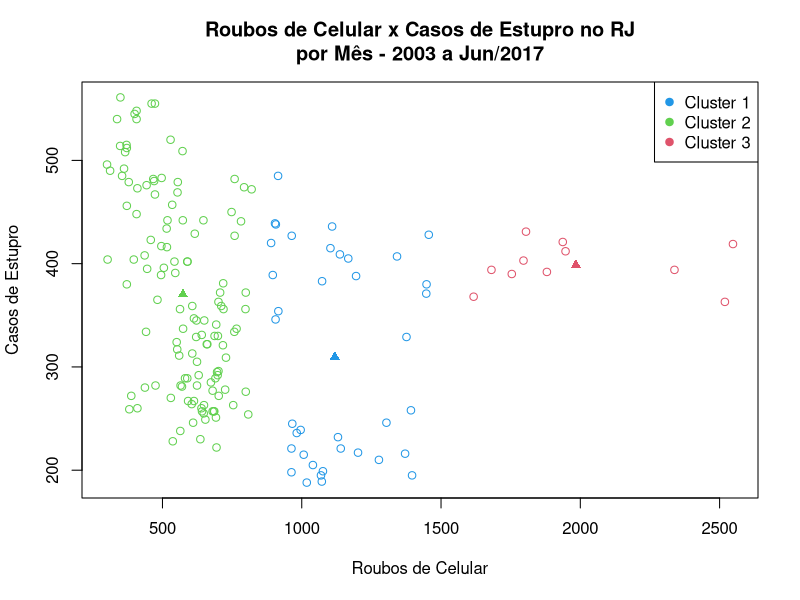
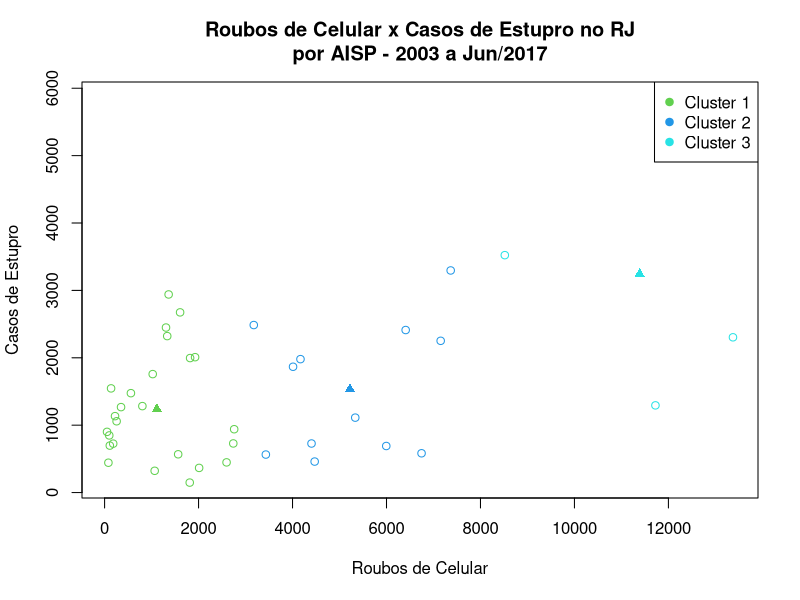
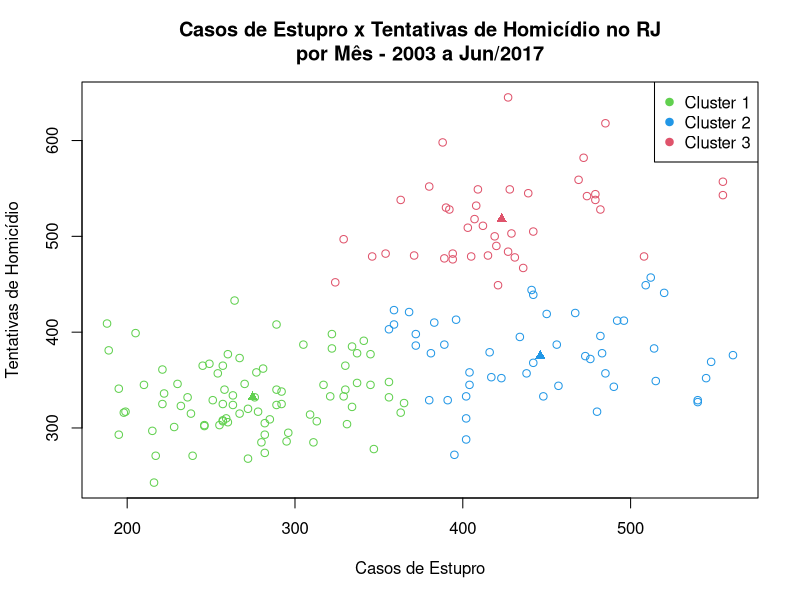
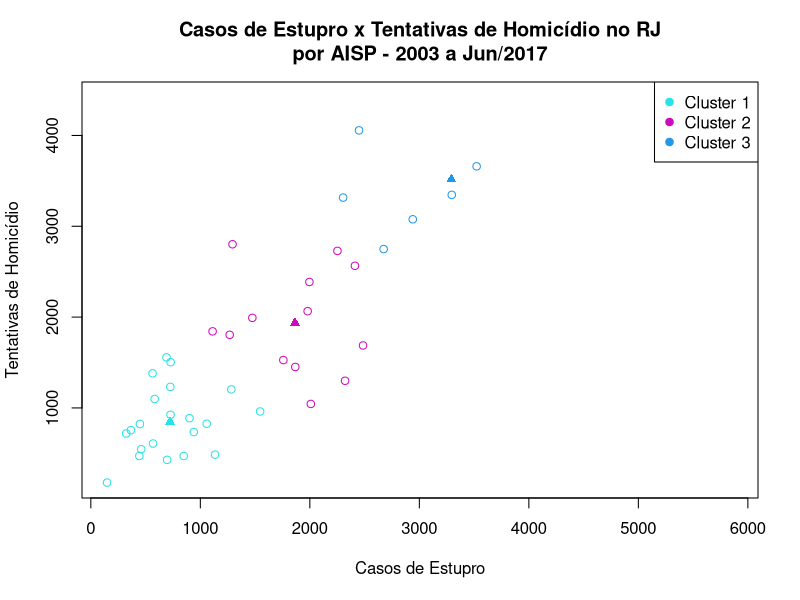
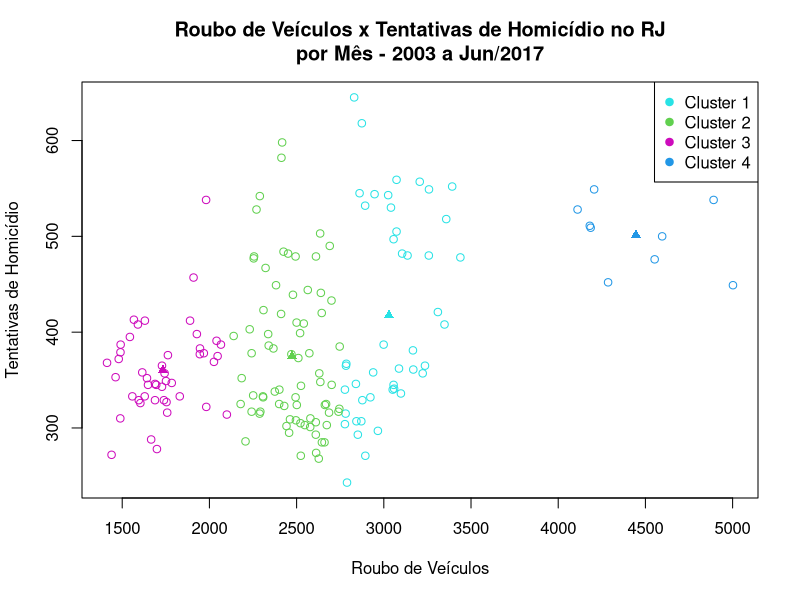
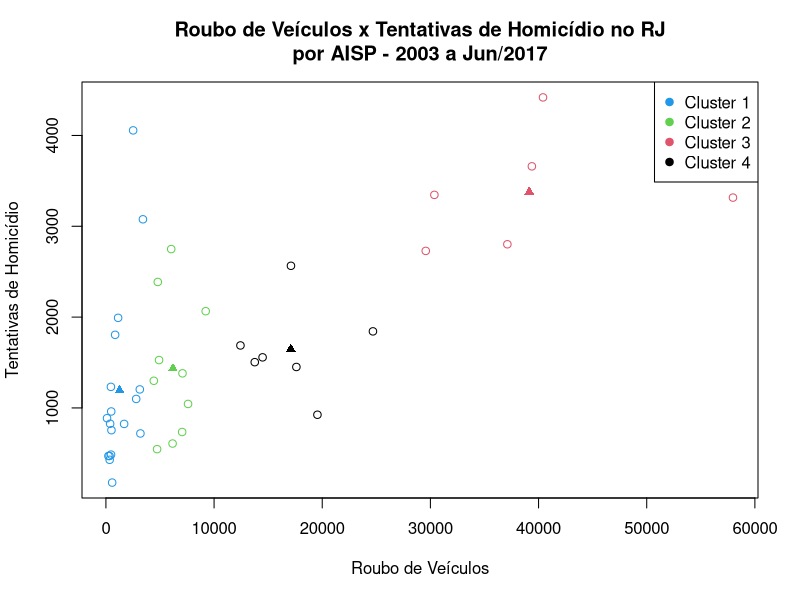

The R script that drew these images, in order:
library(dplyr)

base <- read.csv("BaseDPEvolucaoMensalCisp.csv", sep = ';')

porMes <- group_by(base, mes_ano) %>% summarise(estupro=sum(estupro), celular=sum(roubo_celular), 
                                             tentHomicidio=sum(tentat_hom), homDoloso=sum(hom_doloso), homCulposo = sum(hom_culposo), 
                                             rouboVeiculo=sum(roubo_veiculo), estelionato=sum(estelionato), pessDesap=sum(pessoas_desaparecidas))

porAISP <- group_by(base, AISP) %>% summarise(estupro=sum(estupro), celular=sum(roubo_celular), tentHomicidio=sum(tentat_hom), 
                                          homDoloso=sum(hom_doloso), homCulposo = sum(hom_culposo), rouboVeiculo=sum(roubo_veiculo), 
                                          estelionato=sum(estelionato), pessDesap=sum(pessoas_desaparecidas))

kCelularEstuproMes <- kmeans(data.frame(porMes$celular, porMes$estupro), centers = 3)
kCelularEstuproAISP <- kmeans(data.frame(porAISP$celular, porAISP$estupro), centers = 3)

kEstuproTentHomicidioMes <- kmeans(data.frame(porMes$estupro, porMes$tentHomicidio), centers = 3)
kEstuproTentHomicidioAISP <- kmeans(data.frame(porAISP$estupro, porAISP$tentHomicidio), centers = 3)

kRouboVeiculoTentHomicidioMes <- kmeans(data.frame(porMes$rouboVeiculo, porMes$tentHomicidio), centers = 4)
kRouboVeiculoTentHomicidioAISP <- kmeans(data.frame(porAISP$rouboVeiculo, porAISP$tentHomicidio), centers = 4)

porMes <- data.frame(porMes, kCelularEstuproMes$cluster, kEstuproTentHomicidioMes$cluster, kRouboVeiculoTentHomicidioMes$cluster)
porAISP <- data.frame(porAISP, kEstuproTentHomicidioAISP$cluster, kEstuproTentHomicidioAISP$cluster, kRouboVeiculoTentHomicidioAISP$cluster)

#Plotagem dos graficos
#Celular x Estupro por mes
cores = kCelularEstuproMes$cluster+1
with(porMes, plot(celular,estupro, col=cores, 
                  main = "Roubos de Celular x Casos de Estupro no RJ\npor Mês - 2003 a Jun/2017",
                  xlab = "Roubos de Celular", ylab ="Casos de Estupro"))
    points(x = kCelularEstuproMes$centers, col=2:4, pch=17, cex=1)
    legend("topright", pch = 19, col = unique(cores), 
           legend = c("Cluster 1", "Cluster 2", "Cluster 3"))
dev.copy(png, file = "celEstuproMes.png")
dev.off()

#Celulares x Estupro por AISP
cores = kCelularEstuproAISP$cluster+2
with(porAISP, plot(celular,estupro, col=cores, 
                   main = "Roubos de Celular x Casos de Estupro no RJ\npor AISP - 2003 a Jun/2017",
                  xlab = "Roubos de Celular", ylab ="Casos de Estupro"))
  points(x = kCelularEstuproAISP$centers, col=3:5, pch=17, cex=1)
  legend("topright", pch = 19, col = unique(cores), 
         legend = c("Cluster 1", "Cluster 2", "Cluster 3"))
dev.copy(png, file = "celEstuproAISP.png")
dev.off()

#Celular x Tentativa de Homicídio por mes
cores = kEstuproTentHomicidioMes$cluster+1
with(porMes, plot(estupro, tentHomicidio, col=cores, 
                  main = "Casos de Estupro x Tentativas de Homicídio no RJ\npor Mês - 2003 a Jun/2017",
                  xlab = "Casos de Estupro", ylab ="Tentativas de Homicídio"))
points(x = kEstuproTentHomicidioMes$centers, col=2:4, pch=17, cex=1)
legend("topright", pch = 19, col = unique(cores), 
       legend = c("Cluster 1", "Cluster 2", "Cluster 3"))
dev.copy(png, file = "estHomicidioMes.png")
dev.off()

#Celular x Tentativa de Homicídio por AISP
cores = kEstuproTentHomicidioAISP$cluster+3
with(porAISP, plot(estupro, tentHomicidio, col=cores, 
                   main = "Casos de Estupro x Tentativas de Homicídio no RJ\npor AISP - 2003 a Jun/2017",
                   xlab = "Casos de Estupro", ylab ="Tentativas de Homicídio"))
points(x = kEstuproTentHomicidioAISP$centers, col=4:6, pch=17, cex=1)
legend("topright", pch = 19, col = unique(cores), 
       legend = c("Cluster 1", "Cluster 2", "Cluster 3"))
dev.copy(png, file = "estHomicidioAISP.png")
dev.off()

#Veículos x Tentativa de Homicídio por mes
cores = kRouboVeiculoTentHomicidioMes$cluster+2
with(porMes, plot(rouboVeiculo, tentHomicidio, col=cores, 
                  main = "Roubo de Veículos x Tentativas de Homicídio no RJ\npor Mês - 2003 a Jun/2017",
                  xlab = "Roubo de Veículos", ylab ="Tentativas de Homicídio"))
points(x = kRouboVeiculoTentHomicidioMes$centers, col=3:6, pch=17, cex=1)
legend("topright", pch = 19, col = unique(cores), 
       legend = c("Cluster 1", "Cluster 2", "Cluster 3", "Cluster 4"))
dev.copy(png, file = "rouboHomicidioMes.png")
dev.off()

#Roubo de Veículos x Tentativa de Homicídio por AISP
cores = kRouboVeiculoTentHomicidioAISP$cluster
with(porAISP, plot(rouboVeiculo, tentHomicidio, col=cores, 
                   main = "Roubo de Veículos x Tentativas de Homicídio no RJ\npor AISP - 2003 a Jun/2017",
                   xlab = "Roubo de Veículos", ylab ="Tentativas de Homicídio"))
points(x = kRouboVeiculoTentHomicidioAISP$centers, col=1:4, pch=17, cex=1)
legend("topright", pch = 19, col = unique(cores), 
       legend = c("Cluster 1", "Cluster 2", "Cluster 3", "Cluster 4"))
dev.copy(png, file = "rouboHomicidioAISP.png")
dev.off()

